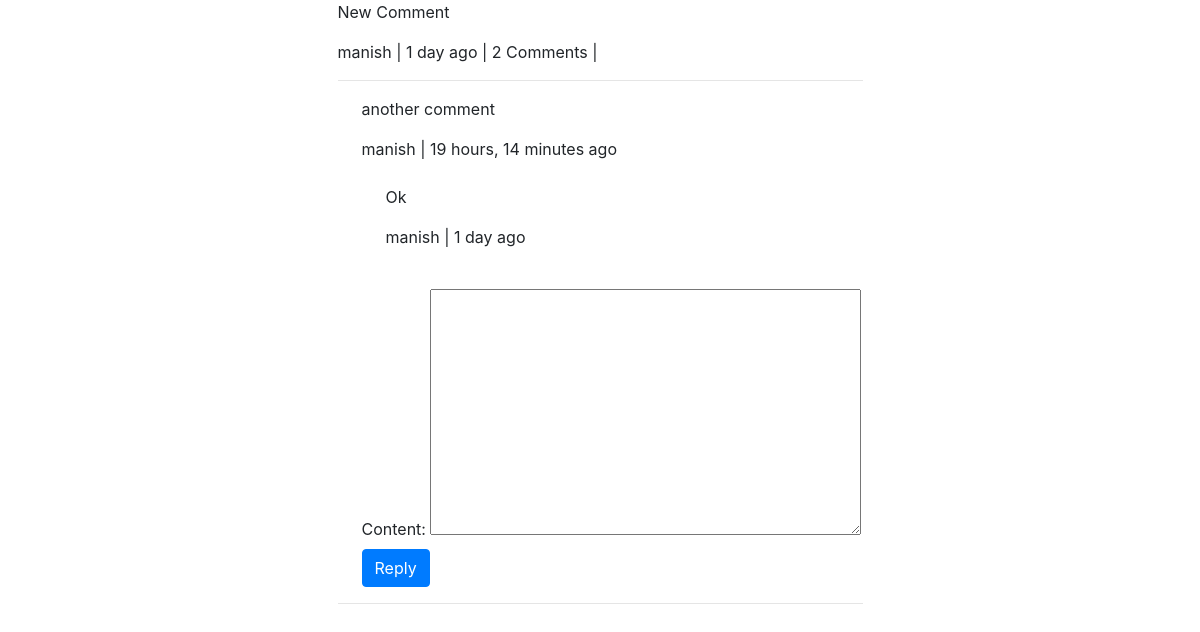
The app's page /comments/87/ with its own data.
### comments/models.py (models this page shows, shortened)
class Comment(models.Model):
    user = models.ForeignKey(settings.AUTH_USER_MODEL, on_delete=models.CASCADE, default=1)
    content_type = models.ForeignKey(ContentType, on_delete=models.CASCADE, null=True)
    object_id = models.PositiveIntegerField(null=True)
    content_object = GenericForeignKey("content_type", "object_id")
    parent  = models.ForeignKey("self", null=True, blank=True, on_delete=models.CASCADE)
    objects = CommentManager() # to make sure the instance of CommentManager is available and CommentManager can override other kinds of queries
    class Meta:
        ordering = ['-timestamp']
    content   = models.TextField()
    timestamp = models.DateTimeField(auto_now_add=True)
    def children(self):
        return Comment.objects.filter(parent=self)

### comments/views.py (the view, shortened to what this page needs)
# urls.py: path('<int:id>/', comment_thread, name='thread'),
def comment_thread(request, id):
    obj = get_object_or_404(Comment, id=id)
    content_object = obj.content_object # Post that comment is on
    content_id = obj.content_object.id
    initial_data = {
        "content_type": obj.content_type,
        "object_id": obj.object_id,
    }
    form = CommentForm(request.POST or None, initial=initial_data)
    context = {
        "comment": obj,
        "form": form
    }
    return render(request, 'comments/comment_thread.html', context)

### comments/forms.py
class CommentForm(forms.Form):
    content_type = forms.CharField(widget=forms.HiddenInput)
    object_id = forms.IntegerField(widget=forms.HiddenInput)
    content = forms.CharField(widget=forms.Textarea)

### comments/models.py (called while the page is built)
    def all(self):
        qs = super(CommentManager, self).filter(parent=None)
        return qs

### comments/templates/comments/comment_thread.html (shortened to what this page needs)
{% extends "posts/base.html" %}
{% block content %}
<div class="col-12 col-sm-10 col-md-8 col-lg-6 mb-1 offset-sm-1 offset-md-2 offset-lg-3">
                    <blockquote>
                        <p>{{ comment.content }}</p>
                        <footer>{{ comment.user }} | {{ comment.timestamp|timesince }} ago | {% if comment.children.count > 0 %}{{ comment.children.count }} Comments {% if comment.children.count > 1 %} {% endif %} | {% endif %} </footer>
                        <div>
                        <hr/>
                        {% for child_comment in comment.children %}
                            <blockquote class="ml-4">
                                <p>{{ child_comment.content }}</p>
                                <footer>{{ child_comment.user }} | {{ child_comment.timestamp|timesince }} ago</footer>
                               <br>
                        {% endfor %}
                            </blockquote>
                            <form method="POST" action="."> {% csrf_token %}
                               {{ form }}
                                <input type="submit" value="Reply" class="btn btn-primary">
                            </form>
                        </div>
                    </blockquote>
                    <hr/>
    </div>
</div>
{% endblock content %}

### records on screen
Comment: content "New Comment", user "manish", timestamp "1 day", children.count "2"
Comment: content "another comment", user "manish", timestamp "19 hours, 14 minutes"
Comment: content "Ok", user "manish", timestamp "1 day"
